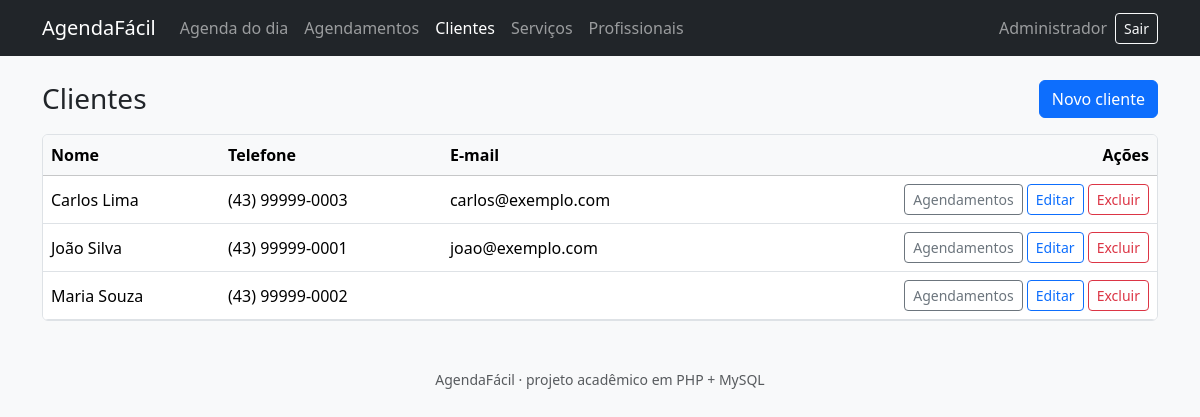
/clientes.php (signed in), run on the app's committed database.
### tables this page shows
CREATE TABLE clientes (
    id          INT UNSIGNED NOT NULL AUTO_INCREMENT,
    nome        VARCHAR(100) NOT NULL,
    telefone    VARCHAR(20)  NOT NULL,
    email       VARCHAR(120) NULL,
    criado_em   TIMESTAMP NOT NULL DEFAULT CURRENT_TIMESTAMP,
    PRIMARY KEY (id)
);

### app/bootstrap.php (called while the page is built, shortened)
<?php
require_once __DIR__ . '/helpers.php';
function renderizar(string $view, array $dados = []): void
{
    extract($dados);
    require __DIR__ . '/../views/layout/header.php';
    require __DIR__ . '/../views/' . $view . '.php';
    require __DIR__ . '/../views/layout/footer.php';
}

### app/models/BaseModel.php (called while the page is built, shortened)
<?php
abstract class BaseModel
{
    protected string $tabela;
    protected string $ordem = 'nome';
    protected PDO $db;
    public function __construct()
    {
        $this->db = Database::conectar();
    }
    public function listarTodos(): array
    {
        $sql = "SELECT * FROM {$this->tabela} ORDER BY {$this->ordem}";
        return $this->db->query($sql)->fetchAll();
    }
}

### app/helpers.php (called while the page is built, shortened)
<?php
function e(?string $texto): string
{
    return htmlspecialchars($texto ?? '', ENT_QUOTES, 'UTF-8');
}

### views/clientes/lista.php (the view, shortened to what this page needs)
<div class="d-flex justify-content-between align-items-center mb-3">
    <h1 class="h3 m-0">Clientes</h1>
    <a href="clientes.php?acao=novo" class="btn btn-primary">Novo cliente</a>
</div>
<?php if (empty($clientes)): ?>
    <div class="alert alert-light border">Nenhum cliente cadastrado.</div>
<?php else: ?>
    <div class="table-responsive bg-white border rounded">
        <table class="table table-hover align-middle mb-0">
            <thead class="table-light">
                <tr>
                    <th>Nome</th>
                    <th>Telefone</th>
                    <th>E-mail</th>
                    <th class="text-end">Ações</th>
                </tr>
            </thead>
            <tbody>
            <?php foreach ($clientes as $c): ?>
                <tr>
                    <td><?= e($c['nome']) ?></td>
                    <td><?= e($c['telefone']) ?></td>
                    <td><?= e($c['email']) ?></td>
                    <td class="text-end text-nowrap">
                        <a class="btn btn-sm btn-outline-secondary" href="agendamentos.php?cliente_id=<?= (int) $c['id'] ?>">Agendamentos</a>
                        <a class="btn btn-sm btn-outline-primary" href="clientes.php?acao=editar&id=<?= (int) $c['id'] ?>">Editar</a>
                        <form method="post" action="clientes.php?acao=excluir" class="d-inline"
                              onsubmit="return confirm('Excluir este cliente?');">
                            <button class="btn btn-sm btn-outline-danger" type="submit">Excluir</button>
                        </form>
                    </td>
                </tr>
            <?php endforeach; ?>
            </tbody>
        </table>
    </div>
<?php endif; ?>

### data on the page
clientes: nome "Carlos Lima", telefone "(43) 99999-0003", email "carlos@exemplo.com"
clientes: nome "João Silva", telefone "(43) 99999-0001", email "joao@exemplo.com"
clientes: nome "Maria Souza", telefone "(43) 99999-0002"

### other printed values
$texto "Agenda do dia Agendamentos Clientes Serviços Profissionais"
$logado['nome'] "Administrador"
